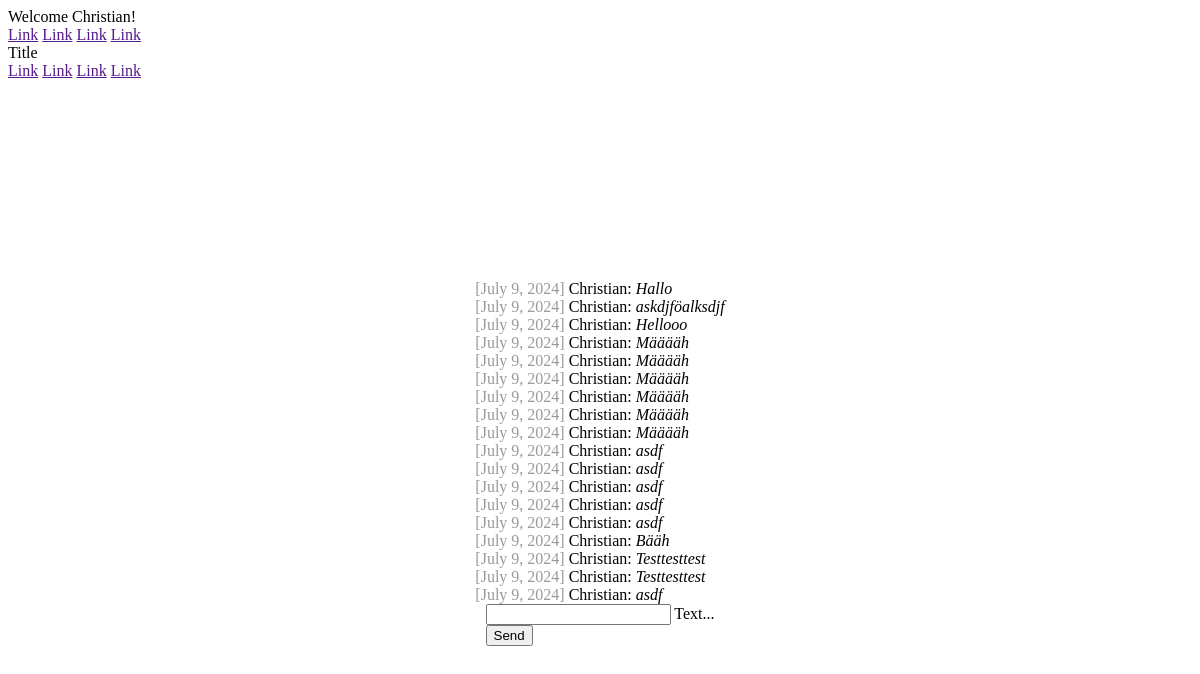
Page /chat/ (signed in) on the earlier database version.
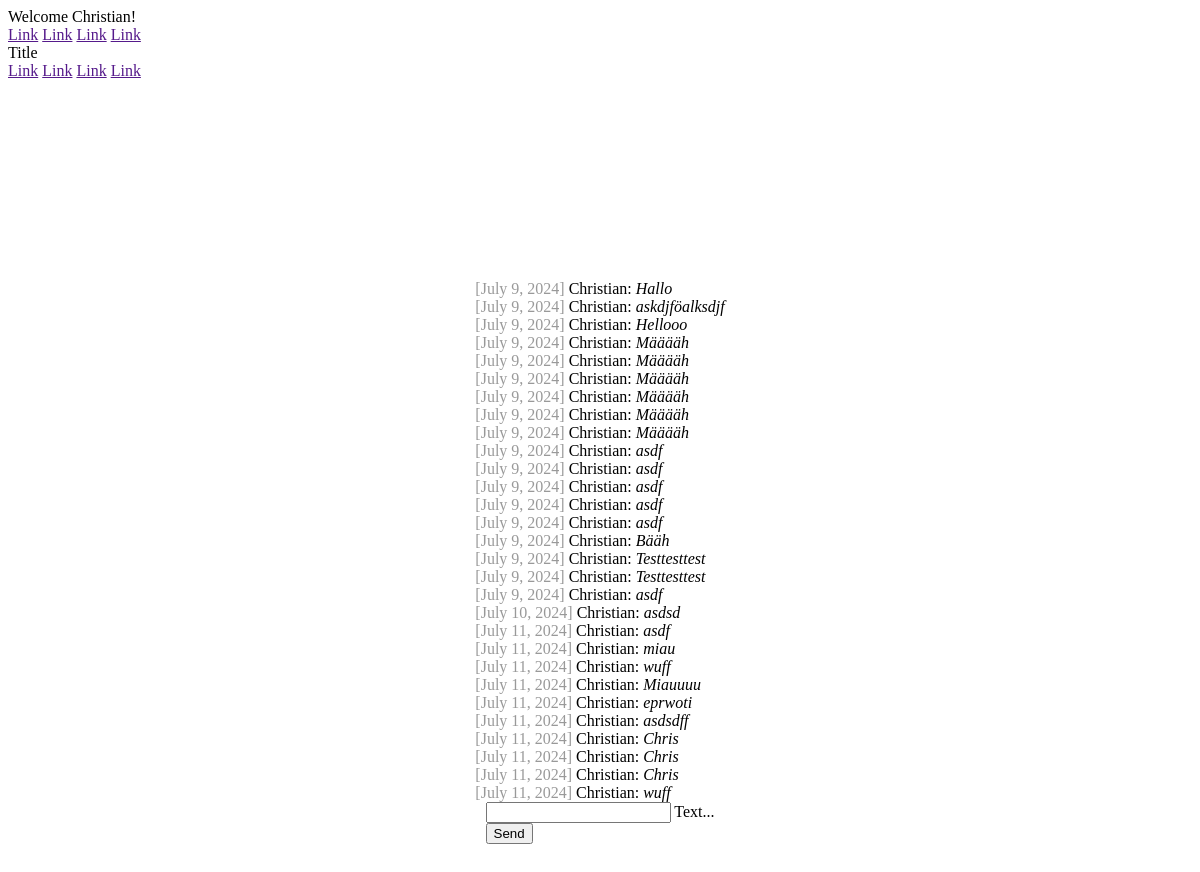
Same page on the later database version.
### chat/models.py (models this page shows)
class Message(models.Model): # models.Model: Django-Tabelle, Django baut Logik um Tabelle selbst
    text = models.CharField(max_length=500)
    created_at = models.DateField(default=date.today)
    chat = models.ForeignKey(Chat, on_delete=models.CASCADE, related_name='chat_message_set', default=None, blank=True, null=True)
    author = models.ForeignKey(settings.AUTH_USER_MODEL, on_delete=models.CASCADE, related_name='author_message_set')
    receiver = models.ForeignKey(settings.AUTH_USER_MODEL, on_delete=models.CASCADE, related_name='receiver_message_set')

### chat/views.py (the view)
# urls.py: path('chat/', index),
@login_required(login_url='/login/')
def index(request):
	if request.method == 'POST':
		print("Received data: " + request.POST['textmessage'])
		myChat = Chat.objects.get(id=1)
		Message.objects.create(text=request.POST['textmessage'], chat=myChat, author=request.user, receiver=request.user)  # Nachricht wird erstellt
	chatMessages = Message.objects.filter(chat__id=1)
	return render(request, 'chat/index.html', {'messages': chatMessages})

### chat/templates/chat/index.html (shortened to what this page needs)
{% extends "base.html" %} {% block content %} {% if request.user.is_authenticated %}
<div id="messageContainer">
	{% for message in messages %}
	<div>
		<span class="color-gray">[{{ message.created_at }}]</span>
		{{ message.author.first_name }}: <i>{{ message.text }}</i>
	</div>
	{% endfor %}
</div>
<form onsubmit="sendMessage(); return false;" method="post">
	<div class="mdl-textfield mdl-js-textfield mdl-textfield--floating-label">
		<input class="mdl-textfield__input" type="text" id="messageField" name="textmessage" />
		<label class="mdl-textfield__label" for="messageField">Text...</label>
	</div>
	<button class="mdl-button mdl-js-button mdl-button--raised mdl-js-ripple-effect mdl-button--accent"> Send </button>
</form>
{% else %}
<h1>Not logged in</h1>
<p>
	You are currently not logged in. Please log in. <br />
	Please click <a href="/login/">here</a>.
</p>
{% endif %} {% endblock %}

### templates/base.html (shortened to what this page needs)
<!DOCTYPE html>
<html lang="en">
  <head>
    <link rel="stylesheet" href="https://code.getmdl.io/1.3.0/material.indigo-pink.min.css" />
    {% load static %} <link rel="stylesheet" href={% static 'css/style.css' %}>
  </head>
  <body>
    <div class="mdl-layout mdl-js-layout mdl-layout--fixed-header">
      <header class="mdl-layout__header">
        <div class="mdl-layout__header-row">
          <span class="mdl-layout-title"> {% if request.user.is_authenticated %} Welcome {{ request.user.first_name }}! {% else %} Welcome! Please log in! {% endif %} </span>
          <nav class="mdl-navigation mdl-layout--large-screen-only">
            <a class="mdl-navigation__link" href="">Link</a>
            <a class="mdl-navigation__link" href="">Link</a>
            <a class="mdl-navigation__link" href="">Link</a>
            <a class="mdl-navigation__link" href="">Link</a>
          </nav>
        </div>
      </header>
      <div class="mdl-layout__drawer">
        <span class="mdl-layout-title">Title</span>
        <nav class="mdl-navigation">
          <a class="mdl-navigation__link" href="">Link</a>
          <a class="mdl-navigation__link" href="">Link</a>
          <a class="mdl-navigation__link" href="">Link</a>
          <a class="mdl-navigation__link" href="">Link</a>
        </nav>
      </div>
      <main class="mdl-layout__content pos-rel">
        <div class="page-content"> {% block content %} {% endblock %} </div>
      </main>
    </div>
  </body>
</html>

### static/css/style.css (style rules this page uses)
.pos-rel { position: relative; }
.page-content { padding: 200px; display: flex; flex-direction: column; align-items: center; }
.color-gray { color: rgba(0, 0, 0, 0.4); }

Differences in the rows shown:
added Message: created_at "July 10, 2024", author.first_name "Christian", text "asdsd"
added Message: created_at "July 11, 2024", author.first_name "Christian", text "asdf"
added Message: created_at "July 11, 2024", author.first_name "Christian", text "miau"
added Message: created_at "July 11, 2024", author.first_name "Christian", text "wuff"
added Message: created_at "July 11, 2024", author.first_name "Christian", text "Miauuuu"
added Message: created_at "July 11, 2024", author.first_name "Christian", text "eprwoti"
added Message: created_at "July 11, 2024", author.first_name "Christian", text "asdsdff"
added Message: created_at "July 11, 2024", author.first_name "Christian", text "Chris"
added Message: created_at "July 11, 2024", author.first_name "Christian", text "Chris"
added Message: created_at "July 11, 2024", author.first_name "Christian", text "Chris"
added Message: created_at "July 11, 2024", author.first_name "Christian", text "wuff"
